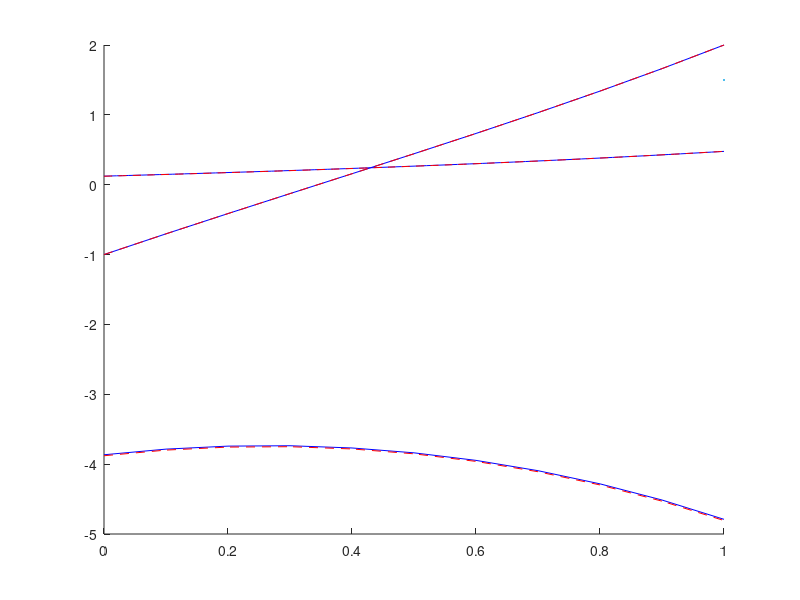

Source code (MATLAB):
%% Daemi 2
clc; clear; close all;

% Jadargildi: y(0)=-1, y(1)=2

y_nakvaem1 = @(x) 1.0074*exp(x) - 2.0074*exp(-x);

n = 10; h = 1/(n); 
alpha = 1; beta = -(2 + h^2); gamma = 1;

A1 = zeros(n+1);

A1(1,1) = 1;
A1(n+1,n+1) = 1;

for i = 1:n-1
    A1(i+1,i) = alpha;
    A1(i+1,i+1) = beta;
    A1(i+1,i+2) = gamma;
end

b1 = zeros(n+1,1);
b1(1) = -1; b1(end) = 2;

x1 = A1\b1;

t1 = linspace(0,1,n+1);
y_real1 = y_nakvaem1(t1);

hold on
plot(t1,y_real1,"b",LineWidth=1.5);
plot(t1,x1,"--r",LineWidth=1.5);

%% Daemi 3
clc; clear; close all;

% Jadargildi: y'(0)=1, y'(1)=-3

y_nakvaem2 = @(x) -1.43289*exp(x) - 2.43289*exp(-x);

n = 10; h = 1/(n);
alpha = 1; beta = -(2 + h^2); gamma = 1;
A2 = zeros(n+1);

A2(1,1) = -3; A2(1,2) = 4; A2(1,3) = -1;
A2(end,end-2) = 1; A2(end,end-1) = -4; A2(end,end) = 3;

for i = 1:n-1
    A2(i+1,i) = alpha;
    A2(i+1,i+1) = beta;
    A2(i+1,i+2) = gamma;
end

b2 = zeros(n+1,1);
b2(1) = 2*h; b2(end) = -6*h

x2 = A2\b2;

t2 = linspace(0,1,n+1);
y_real2 = y_nakvaem2(t2);

hold on
plot(t2,y_real2,"b",LineWidth=1.5);
plot(t2,x2,"--r",LineWidth=1.5);

%% Daemi 4
clc; clear; close all;

% Jadargildi: y'(0)=2*y(0), y'(1)=1-y(1)

y_nakvaem3 = @(x) 0.18394*exp(x) - 0.06131*exp(-x);

n = 100; h = 1/(n-1);
alpha = 1; beta = -(2 + h^2); gamma = 1;
A3 = zeros(n+1);

A3(1,1) = -(3+4*h); A3(1,2) = 4; A3(1,3) = -1;
A3(end,end-2) = 1; A3(end,end-1) = -4; A3(end,end) = 3+2*h;

for i = 1:n-1
    A3(i+1,i) = alpha;
    A3(i+1,i+1) = beta;
    A3(i+1,i+2) = gamma;
end

b3 = zeros(n+1,1); 
b3(end) = 2*h;

x3 = A3\b3;

t3 = linspace(0,1,n+1);
y_real3 = y_nakvaem3(t3);

hold on
plot(t3,y_real3,"b",LineWidth=1.5);
plot(t3,x3,"--r",LineWidth=1.5);

